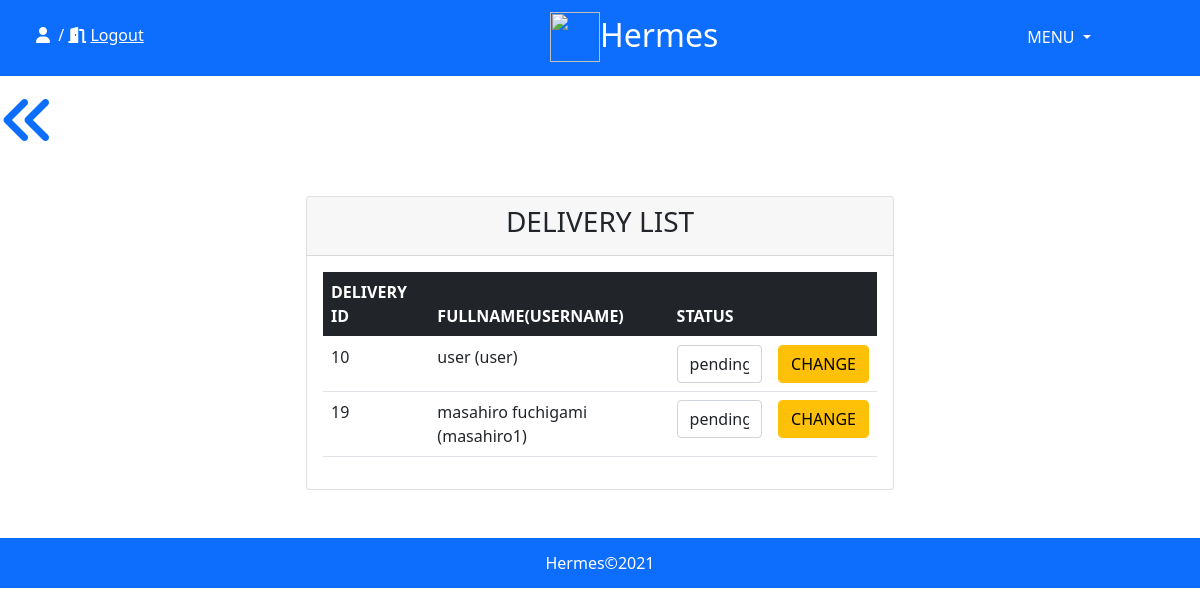
Screenshot of /delivery.php with the database file from the repository.
### tables this page shows
CREATE TABLE `deliveries` (
  `delivery_id` int(11) NOT NULL,
  `user_id` int(11) NOT NULL,
  `delivery_status` varchar(255) NOT NULL DEFAULT 'pending'
);

CREATE TABLE `users` (
  `user_id` int(11) NOT NULL,
  `fullname` varchar(100) NOT NULL,
  `address` varchar(255) NOT NULL,
  `contact_number` int(50) NOT NULL,
  `email` varchar(255) NOT NULL,
  `status` varchar(1) NOT NULL DEFAULT 'U',
  `account_id` int(11) NOT NULL
);

CREATE TABLE `accounts` (
  `account_id` int(11) NOT NULL,
  `username` varchar(100) NOT NULL,
  `password` varchar(100) NOT NULL
);

### classes/config.php (called while the page is built, shortened)
<?php
class config{
    private $servername='localhost';
    private $username='root';
    private $password='root';
    private $db_name='hermes';
    public function __construct()
    {
        $this->conn= new mysqli($this->servername,$this->username,$this->password,$this->db_name);
        return $this->conn;
    }
}
?>

### datafiles.php (called while the page is built, shortened)
<?php
include 'classes/person.php';
$personObj= new person;
?>

### classes/person.php (called while the page is built, shortened)
<?php
include 'config.php';
class  person extends config{
    public function displayDeliveryTable(){
        $sql="SELECT * FROM `deliveries`
                INNER JOIN `users` ON deliveries.user_id=users.user_id
                INNER JOIN `accounts`ON users.account_id=accounts.account_id";
        $result=$this->conn->query($sql);
        $rows=array();
        if($result->num_rows>0){
            while($displayDeli=$result->fetch_assoc()){
                $rows[]=$displayDeli;
            }
            return $rows;
        }else{
            return false;
        }
    }
 }
?>

### delivery.php (the view, shortened to what this page needs)
<!doctype html>
<html lang="en">
  <head>
    <link rel="stylesheet" href="https://cdn.jsdelivr.net/npm/bootstrap@5.0.2/dist/css/bootstrap.min.css">
  </head>
  <body>
      <header><?php include 'header.php';?></header>
      <?php include 'datafiles.php';?>
        <a href="adminDashboard.php"><i class="fas fa-angle-double-left display-4 mt-3"></i></a>
      <main>
        <div class="container-fluid">
            <div class="card w-50 mx-auto mt-5 mb-5">
                <div class="card-header">
                    <h3 class="text-center">DELIVERY LIST</h3>
                </div>
                <div class="card-body">
                    <table class="table table-hover">
                        <thead class="table-dark">
                            <th>DELIVERY ID</th>
                            <th>FULLNAME(USERNAME)</th>
                            <th>STATUS</th>
                            <th></th>
                        </thead>
                        <tbody>
                            <?php
                              $displayDeli=$personObj->displayDeliveryTable();
                              if($displayDeli==false){
                            ?>
                              <td colspan="4" class="text-danger">No Record Found</td>
                            <?php
                              }else{
                                foreach($displayDeli as $Deli){
                            ?>
                            <tr>
                              <td><?php echo $Deli['delivery_id'];?></td>
                              <td><?php echo $Deli['fullname'];?> (<?php echo $Deli['username'];?>)</td>
                              <form action="" method="POST">
                                  <td>
                                    <select name="u_status" id="status" class="form-control">
                                      <option value="<?php echo $Deli['delivery_status'];?>" selected><?php echo $Deli['delivery_status'];?></option>
                                    </select>
                                  </td>
                                  <td class=""><input type="submit" name="change_status" value="CHANGE" class="form-control btn btn-warning" ></td>
                              </form>
                            </tr>
                            <?php
                                  }
                               }
                            ?>
                        </tbody>
                    </table>
                </div>
            </div>
        </div>
      </main>
      <footer><?php include 'footer.php';?></footer>
  </body>
</html>

### header.php (shortened to what this page needs)
<div class="row bg-primary" style="line-height:70px;">
   <div class=" w-25 ps-5">
        <i class="fas fa-user text-white text-center me-1"></i><span class="text-white"><?php echo $_SESSION['username'] ;?></span>
        <span class="text-white">/</span>
        <i class="fas fa-door-open text-white"></i>
        <a href="logout.php" class="text-white"><span class="text-white text-start">Logout</span></a>
   </div>
  <div class=" w-50">
    <div class="w-50 float-start text-end"><img src="assets/image/logo.png" alt="" style="height: 50px; width:50px;"></div>
    <div class="w-50 float-end"><span class=" text-white fs-2">Hermes</span></div>
  </div>
  <div class="w-25 text-center position-relative">
    <nav class="mid">
      <div class="dropdown">
        <button class="btn text-white   dropdown-toggle " type="button" id="dropdownMenuButton" data-bs-toggle="dropdown" aria-expanded="false">
        MENU
        </button>
      </div>
    </nav>
  </div>
</div>

### footer.php
<div class="row" style="line-height:50px;">
    <div class="col-md-12 bg-primary text-white text-center" >
        <span class="">
            Hermes©2021
        </span>
    </div>
</div>

### rows the page displays
deliveries: delivery_id "10", user.fullname "user", accounts.username "user", u_status "pending"
deliveries: delivery_id "19", user.fullname "masahiro fuchigami", accounts.username "masahiro1", u_status "pending"
